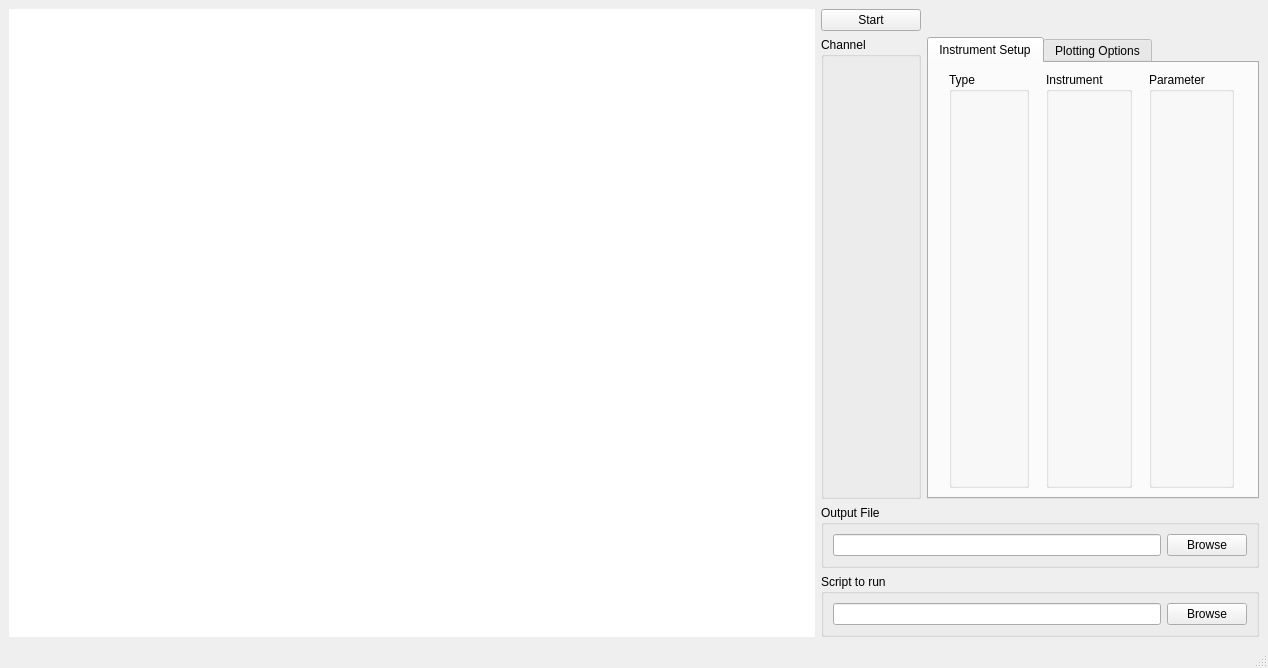
<?xml version="1.0" encoding="UTF-8"?>
<ui version="4.0">
 <class>RecordSweepWindow</class>
 <widget class="QMainWindow" name="RecordSweepWindow">
  <property name="geometry">
   <rect>
    <x>0</x>
    <y>0</y>
    <width>1268</width>
    <height>668</height>
   </rect>
  </property>
  <property name="windowTitle">
   <string>MainWindow</string>
  </property>
  <widget class="QWidget" name="centralwidget">
   <layout class="QGridLayout" name="gridLayout">
    <item row="0" column="0" rowspan="4">
     <widget class="QWidget" name="plot_holder" native="true">
      <property name="sizePolicy">
       <sizepolicy hsizetype="Expanding" vsizetype="Expanding">
        <horstretch>0</horstretch>
        <verstretch>0</verstretch>
       </sizepolicy>
      </property>
      <property name="palette">
       <palette>
        <active>
         <colorrole role="WindowText">
          <brush brushstyle="SolidPattern">
           <color alpha="255">
            <red>0</red>
            <green>0</green>
            <blue>0</blue>
           </color>
          </brush>
         </colorrole>
         <colorrole role="Button">
          <brush brushstyle="SolidPattern">
           <color alpha="255">
            <red>255</red>
            <green>255</green>
            <blue>255</blue>
           </color>
          </brush>
         </colorrole>
         <colorrole role="Light">
          <brush brushstyle="SolidPattern">
           <color alpha="255">
            <red>255</red>
            <green>255</green>
            <blue>255</blue>
           </color>
          </brush>
         </colorrole>
         <colorrole role="Midlight">
          <brush brushstyle="SolidPattern">
           <color alpha="255">
            <red>255</red>
            <green>255</green>
            <blue>255</blue>
           </color>
          </brush>
         </colorrole>
         <colorrole role="Dark">
          <brush brushstyle="SolidPattern">
           <color alpha="255">
            <red>127</red>
            <green>127</green>
            <blue>127</blue>
           </color>
          </brush>
         </colorrole>
         <colorrole role="Mid">
          <brush brushstyle="SolidPattern">
           <color alpha="255">
            <red>170</red>
            <green>170</green>
            <blue>170</blue>
           </color>
          </brush>
         </colorrole>
         <colorrole role="Text">
          <brush brushstyle="SolidPattern">
           <color alpha="255">
            <red>0</red>
            <green>0</green>
            <blue>0</blue>
           </color>
          </brush>
         </colorrole>
         <colorrole role="BrightText">
          <brush brushstyle="SolidPattern">
           <color alpha="255">
            <red>255</red>
            <green>255</green>
            <blue>255</blue>
           </color>
          </brush>
         </colorrole>
         <colorrole role="ButtonText">
          <brush brushstyle="SolidPattern">
           <color alpha="255">
            <red>0</red>
            <green>0</green>
            <blue>0</blue>
           </color>
          </brush>
         </colorrole>
         <colorrole role="Base">
          <brush brushstyle="SolidPattern">
           <color alpha="255">
            <red>255</red>
            <green>255</green>
            <blue>255</blue>
           </color>
          </brush>
         </colorrole>
         <colorrole role="Window">
          <brush brushstyle="SolidPattern">
           <color alpha="255">
            <red>255</red>
            <green>255</green>
            <blue>255</blue>
           </color>
          </brush>
         </colorrole>
         <colorrole role="Shadow">
          <brush brushstyle="SolidPattern">
           <color alpha="255">
            <red>0</red>
            <green>0</green>
            <blue>0</blue>
           </color>
          </brush>
         </colorrole>
         <colorrole role="AlternateBase">
          <brush brushstyle="SolidPattern">
           <color alpha="255">
            <red>255</red>
            <green>255</green>
            <blue>255</blue>
           </color>
          </brush>
         </colorrole>
         <colorrole role="ToolTipBase">
          <brush brushstyle="SolidPattern">
           <color alpha="255">
            <red>255</red>
            <green>255</green>
            <blue>220</blue>
           </color>
          </brush>
         </colorrole>
         <colorrole role="ToolTipText">
          <brush brushstyle="SolidPattern">
           <color alpha="255">
            <red>0</red>
            <green>0</green>
            <blue>0</blue>
           </color>
          </brush>
         </colorrole>
        </active>
        <inactive>
         <colorrole role="WindowText">
          <brush brushstyle="SolidPattern">
           <color alpha="255">
            <red>0</red>
            <green>0</green>
            <blue>0</blue>
           </color>
          </brush>
         </colorrole>
         <colorrole role="Button">
          <brush brushstyle="SolidPattern">
           <color alpha="255">
            <red>255</red>
            <green>255</green>
            <blue>255</blue>
           </color>
          </brush>
         </colorrole>
         <colorrole role="Light">
          <brush brushstyle="SolidPattern">
           <color alpha="255">
            <red>255</red>
            <green>255</green>
            <blue>255</blue>
           </color>
          </brush>
         </colorrole>
         <colorrole role="Midlight">
          <brush brushstyle="SolidPattern">
           <color alpha="255">
            <red>255</red>
            <green>255</green>
            <blue>255</blue>
           </color>
          </brush>
         </colorrole>
         <colorrole role="Dark">
          <brush brushstyle="SolidPattern">
           <color alpha="255">
            <red>127</red>
            <green>127</green>
            <blue>127</blue>
           </color>
          </brush>
         </colorrole>
         <colorrole role="Mid">
          <brush brushstyle="SolidPattern">
           <color alpha="255">
            <red>170</red>
            <green>170</green>
            <blue>170</blue>
           </color>
          </brush>
         </colorrole>
         <colorrole role="Text">
          <brush brushstyle="SolidPattern">
           <color alpha="255">
            <red>0</red>
            <green>0</green>
            <blue>0</blue>
           </color>
          </brush>
         </colorrole>
         <colorrole role="BrightText">
          <brush brushstyle="SolidPattern">
           <color alpha="255">
            <red>255</red>
            <green>255</green>
            <blue>255</blue>
           </color>
          </brush>
         </colorrole>
         <colorrole role="ButtonText">
          <brush brushstyle="SolidPattern">
           <color alpha="255">
            <red>0</red>
            <green>0</green>
            <blue>0</blue>
           </color>
          </brush>
         </colorrole>
         <colorrole role="Base">
          <brush brushstyle="SolidPattern">
           <color alpha="255">
            <red>255</red>
            <green>255</green>
            <blue>255</blue>
           </color>
          </brush>
         </colorrole>
         <colorrole role="Window">
          <brush brushstyle="SolidPattern">
           <color alpha="255">
            <red>255</red>
            <green>255</green>
            <blue>255</blue>
           </color>
          </brush>
         </colorrole>
         <colorrole role="Shadow">
          <brush brushstyle="SolidPattern">
           <color alpha="255">
            <red>0</red>
            <green>0</green>
            <blue>0</blue>
           </color>
          </brush>
         </colorrole>
         <colorrole role="AlternateBase">
          <brush brushstyle="SolidPattern">
           <color alpha="255">
            <red>255</red>
            <green>255</green>
            <blue>255</blue>
           </color>
          </brush>
         </colorrole>
         <colorrole role="ToolTipBase">
          <brush brushstyle="SolidPattern">
           <color alpha="255">
            <red>255</red>
            <green>255</green>
            <blue>220</blue>
           </color>
          </brush>
         </colorrole>
         <colorrole role="ToolTipText">
          <brush brushstyle="SolidPattern">
           <color alpha="255">
            <red>0</red>
            <green>0</green>
            <blue>0</blue>
           </color>
          </brush>
         </colorrole>
        </inactive>
        <disabled>
         <colorrole role="WindowText">
          <brush brushstyle="SolidPattern">
           <color alpha="255">
            <red>127</red>
            <green>127</green>
            <blue>127</blue>
           </color>
          </brush>
         </colorrole>
         <colorrole role="Button">
          <brush brushstyle="SolidPattern">
           <color alpha="255">
            <red>255</red>
            <green>255</green>
            <blue>255</blue>
           </color>
          </brush>
         </colorrole>
         <colorrole role="Light">
          <brush brushstyle="SolidPattern">
           <color alpha="255">
            <red>255</red>
            <green>255</green>
            <blue>255</blue>
           </color>
          </brush>
         </colorrole>
         <colorrole role="Midlight">
          <brush brushstyle="SolidPattern">
           <color alpha="255">
            <red>255</red>
            <green>255</green>
            <blue>255</blue>
           </color>
          </brush>
         </colorrole>
         <colorrole role="Dark">
          <brush brushstyle="SolidPattern">
           <color alpha="255">
            <red>127</red>
            <green>127</green>
            <blue>127</blue>
           </color>
          </brush>
         </colorrole>
         <colorrole role="Mid">
          <brush brushstyle="SolidPattern">
           <color alpha="255">
            <red>170</red>
            <green>170</green>
            <blue>170</blue>
           </color>
          </brush>
         </colorrole>
         <colorrole role="Text">
          <brush brushstyle="SolidPattern">
           <color alpha="255">
            <red>127</red>
            <green>127</green>
            <blue>127</blue>
           </color>
          </brush>
         </colorrole>
         <colorrole role="BrightText">
          <brush brushstyle="SolidPattern">
           <color alpha="255">
            <red>255</red>
            <green>255</green>
            <blue>255</blue>
           </color>
          </brush>
         </colorrole>
         <colorrole role="ButtonText">
          <brush brushstyle="SolidPattern">
           <color alpha="255">
            <red>127</red>
            <green>127</green>
            <blue>127</blue>
           </color>
          </brush>
         </colorrole>
         <colorrole role="Base">
          <brush brushstyle="SolidPattern">
           <color alpha="255">
            <red>255</red>
            <green>255</green>
            <blue>255</blue>
           </color>
          </brush>
         </colorrole>
         <colorrole role="Window">
          <brush brushstyle="SolidPattern">
           <color alpha="255">
            <red>255</red>
            <green>255</green>
            <blue>255</blue>
           </color>
          </brush>
         </colorrole>
         <colorrole role="Shadow">
          <brush brushstyle="SolidPattern">
           <color alpha="255">
            <red>0</red>
            <green>0</green>
            <blue>0</blue>
           </color>
          </brush>
         </colorrole>
         <colorrole role="AlternateBase">
          <brush brushstyle="SolidPattern">
           <color alpha="255">
            <red>255</red>
            <green>255</green>
            <blue>255</blue>
           </color>
          </brush>
         </colorrole>
         <colorrole role="ToolTipBase">
          <brush brushstyle="SolidPattern">
           <color alpha="255">
            <red>255</red>
            <green>255</green>
            <blue>220</blue>
           </color>
          </brush>
         </colorrole>
         <colorrole role="ToolTipText">
          <brush brushstyle="SolidPattern">
           <color alpha="255">
            <red>0</red>
            <green>0</green>
            <blue>0</blue>
           </color>
          </brush>
         </colorrole>
        </disabled>
       </palette>
      </property>
      <property name="autoFillBackground">
       <bool>true</bool>
      </property>
     </widget>
    </item>
    <item row="0" column="1">
     <widget class="QPushButton" name="startStopButton">
      <property name="sizePolicy">
       <sizepolicy hsizetype="Fixed" vsizetype="Fixed">
        <horstretch>0</horstretch>
        <verstretch>0</verstretch>
       </sizepolicy>
      </property>
      <property name="minimumSize">
       <size>
        <width>100</width>
        <height>0</height>
       </size>
      </property>
      <property name="text">
       <string>Start</string>
      </property>
     </widget>
    </item>
    <item row="1" column="1">
     <layout class="QHBoxLayout" name="horizontalLayout_3">
      <item>
       <widget class="QGroupBox" name="groupBox_Name">
        <property name="sizePolicy">
         <sizepolicy hsizetype="Fixed" vsizetype="Expanding">
          <horstretch>0</horstretch>
          <verstretch>0</verstretch>
         </sizepolicy>
        </property>
        <property name="minimumSize">
         <size>
          <width>100</width>
          <height>0</height>
         </size>
        </property>
        <property name="title">
         <string>Channel</string>
        </property>
       </widget>
      </item>
      <item>
       <widget class="QTabWidget" name="tabWidget">
        <property name="sizePolicy">
         <sizepolicy hsizetype="Fixed" vsizetype="Expanding">
          <horstretch>0</horstretch>
          <verstretch>0</verstretch>
         </sizepolicy>
        </property>
        <property name="currentIndex">
         <number>0</number>
        </property>
        <widget class="QWidget" name="tab">
         <attribute name="title">
          <string>Instrument Setup</string>
         </attribute>
         <layout class="QHBoxLayout" name="horizontalLayout">
          <item>
           <widget class="QGroupBox" name="groupBox_Type">
            <property name="sizePolicy">
             <sizepolicy hsizetype="Fixed" vsizetype="Expanding">
              <horstretch>0</horstretch>
              <verstretch>0</verstretch>
             </sizepolicy>
            </property>
            <property name="minimumSize">
             <size>
              <width>80</width>
              <height>0</height>
             </size>
            </property>
            <property name="title">
             <string>Type</string>
            </property>
           </widget>
          </item>
          <item>
           <widget class="QGroupBox" name="groupBox_Instr">
            <property name="sizePolicy">
             <sizepolicy hsizetype="Fixed" vsizetype="Expanding">
              <horstretch>0</horstretch>
              <verstretch>0</verstretch>
             </sizepolicy>
            </property>
            <property name="minimumSize">
             <size>
              <width>80</width>
              <height>0</height>
             </size>
            </property>
            <property name="title">
             <string>Instrument</string>
            </property>
           </widget>
          </item>
          <item>
           <widget class="QGroupBox" name="groupBox_Param">
            <property name="sizePolicy">
             <sizepolicy hsizetype="Fixed" vsizetype="Expanding">
              <horstretch>0</horstretch>
              <verstretch>0</verstretch>
             </sizepolicy>
            </property>
            <property name="minimumSize">
             <size>
              <width>80</width>
              <height>0</height>
             </size>
            </property>
            <property name="title">
             <string>Parameter</string>
            </property>
           </widget>
          </item>
         </layout>
        </widget>
        <widget class="QWidget" name="tab_2">
         <attribute name="title">
          <string>Plotting Options</string>
         </attribute>
         <layout class="QHBoxLayout" name="horizontalLayout_2">
          <item>
           <widget class="QGroupBox" name="groupBox_X">
            <property name="sizePolicy">
             <sizepolicy hsizetype="Fixed" vsizetype="Expanding">
              <horstretch>0</horstretch>
              <verstretch>0</verstretch>
             </sizepolicy>
            </property>
            <property name="title">
             <string>X</string>
            </property>
           </widget>
          </item>
          <item>
           <widget class="QGroupBox" name="groupBox_Y">
            <property name="sizePolicy">
             <sizepolicy hsizetype="Fixed" vsizetype="Expanding">
              <horstretch>0</horstretch>
              <verstretch>0</verstretch>
             </sizepolicy>
            </property>
            <property name="title">
             <string>Y</string>
            </property>
           </widget>
          </item>
          <item>
           <widget class="QGroupBox" name="groupBox_YR">
            <property name="sizePolicy">
             <sizepolicy hsizetype="Fixed" vsizetype="Expanding">
              <horstretch>0</horstretch>
              <verstretch>0</verstretch>
             </sizepolicy>
            </property>
            <property name="title">
             <string>Y</string>
            </property>
           </widget>
          </item>
          <item>
           <spacer name="horizontalSpacer">
            <property name="orientation">
             <enum>Qt::Horizontal</enum>
            </property>
            <property name="sizeHint" stdset="0">
             <size>
              <width>187</width>
              <height>20</height>
             </size>
            </property>
           </spacer>
          </item>
         </layout>
        </widget>
       </widget>
      </item>
     </layout>
    </item>
    <item row="2" column="1">
     <widget class="QGroupBox" name="outputFileGroupBox">
      <property name="sizePolicy">
       <sizepolicy hsizetype="Minimum" vsizetype="Preferred">
        <horstretch>0</horstretch>
        <verstretch>0</verstretch>
       </sizepolicy>
      </property>
      <property name="title">
       <string>Output File</string>
      </property>
      <layout class="QHBoxLayout" name="horizontalLayout_4">
       <item>
        <widget class="QLineEdit" name="outputFileLineEdit">
         <property name="sizePolicy">
          <sizepolicy hsizetype="Minimum" vsizetype="Fixed">
           <horstretch>0</horstretch>
           <verstretch>0</verstretch>
          </sizepolicy>
         </property>
        </widget>
       </item>
       <item>
        <widget class="QPushButton" name="outputFileButton">
         <property name="sizePolicy">
          <sizepolicy hsizetype="Fixed" vsizetype="Fixed">
           <horstretch>0</horstretch>
           <verstretch>0</verstretch>
          </sizepolicy>
         </property>
         <property name="text">
          <string>Browse</string>
         </property>
        </widget>
       </item>
      </layout>
     </widget>
    </item>
    <item row="3" column="1">
     <widget class="QGroupBox" name="inputFileGroupBox">
      <property name="sizePolicy">
       <sizepolicy hsizetype="Minimum" vsizetype="Preferred">
        <horstretch>0</horstretch>
        <verstretch>0</verstretch>
       </sizepolicy>
      </property>
      <property name="title">
       <string>Script to run</string>
      </property>
      <layout class="QHBoxLayout" name="horizontalLayout_5">
       <item>
        <widget class="QLineEdit" name="scriptFileLineEdit">
         <property name="sizePolicy">
          <sizepolicy hsizetype="Minimum" vsizetype="Fixed">
           <horstretch>0</horstretch>
           <verstretch>0</verstretch>
          </sizepolicy>
         </property>
        </widget>
       </item>
       <item>
        <widget class="QPushButton" name="scriptFileButton">
         <property name="sizePolicy">
          <sizepolicy hsizetype="Fixed" vsizetype="Fixed">
           <horstretch>0</horstretch>
           <verstretch>0</verstretch>
          </sizepolicy>
         </property>
         <property name="text">
          <string>Browse</string>
         </property>
        </widget>
       </item>
      </layout>
     </widget>
    </item>
   </layout>
  </widget>
  <widget class="QMenuBar" name="menubar">
   <property name="geometry">
    <rect>
     <x>0</x>
     <y>0</y>
     <width>1268</width>
     <height>21</height>
    </rect>
   </property>
  </widget>
  <widget class="QStatusBar" name="statusbar"/>
  <action name="actionSave_figure">
   <property name="text">
    <string>Save figure</string>
   </property>
  </action>
  <action name="actionQuit">
   <property name="text">
    <string>Quit</string>
   </property>
  </action>
 </widget>
 <resources/>
 <connections/>
</ui>
